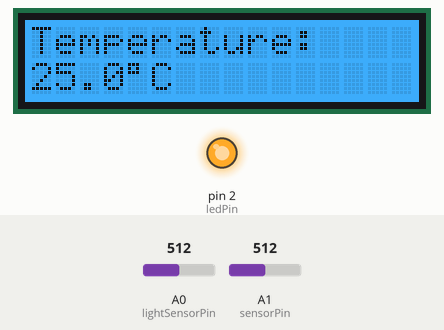
The sketch below on a simulated Arduino Uno, built with avr-gcc and run on an emulated ATmega328P. On the bench: 16×2 character LCD, output pins drawn as LEDs (lit = HIGH). The inputs (shaded band) are chosen by the test bench; at power-on: A1 (sensorPin) = 512, A0 (lightSensorPin) = 512. What the sketch prints to the serial monitor is not drawn.

Above: at 1.2 s.
1.3 s: A1 (sensorPin) set to 0
At 2.6 s:
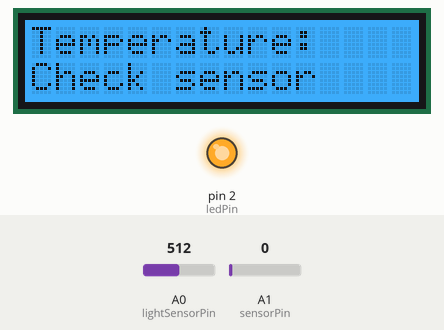
3.6 s: A1 (sensorPin) set to 110
At 4.9 s:
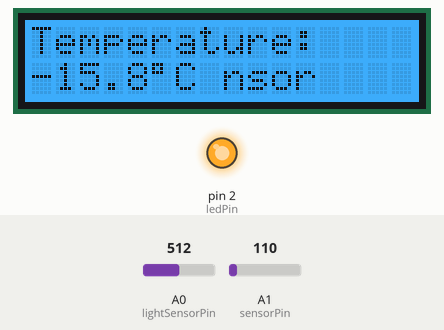
5.6 s: A1 (sensorPin) set to 221
At 6.7 s:
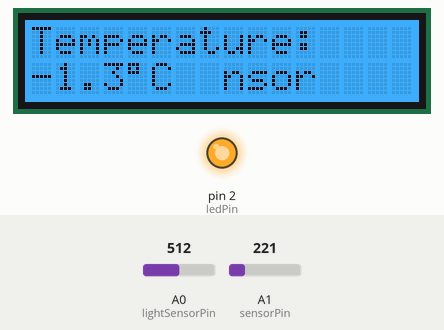
7.6 s: A1 (sensorPin) set to 252
At 9.4 s:
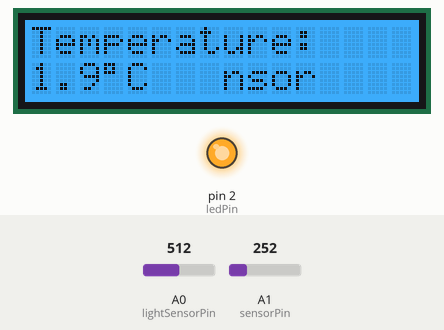
9.7 s: A0 (lightSensorPin) set to 104
11.4 s: A0 (lightSensorPin) set to 90
At 13.4 s:
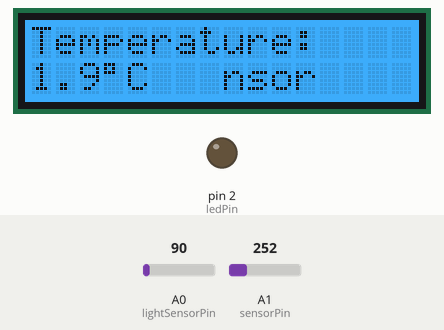
Timing chart, 0 to 14.7 s (numbered marks = the images above; inputs shaded):
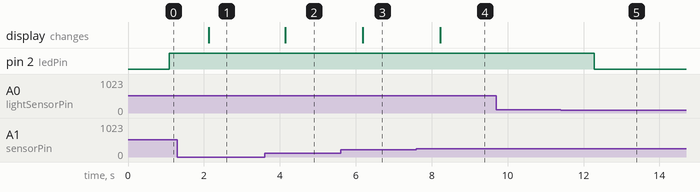

The sketch:

Blink.ino
```cpp
#include <Wire.h>
#include "rgb_lcd.h"
#include <math.h>

rgb_lcd lcd;

const int sensorPin = A1;
const int lightSensorPin = A0;
const int ledPin = 2;
const int lightThreshold = 100;

// Grove Temperature Sensor v1.3
const float BETA = 3975.0;
const float R0 = 10000.0;
const float T0 = 298.15; // 25 degrees Celsius in Kelvin

void setup() {
Serial.begin(9600);

lcd.begin(16, 2);
lcd.setRGB(0, 150, 255); // Blue backlight

lcd.setCursor(0, 0);
lcd.print("Temperature:");

pinMode(ledPin, OUTPUT);

}

void loop() {
int reading = analogRead(sensorPin);

// Avoid invalid readings
if (reading <= 0 || reading >= 1023) {
lcd.setCursor(0, 1);
lcd.print("Check sensor ");
delay(1000);
return;
}

// Convert analogue reading to thermistor resistance
float resistance = R0 * (1023.0 / reading - 1.0);

// Calculate temperature in Celsius
float temperatureK = 1.0 /
(1.0 / T0 + log(resistance / R0) / BETA);

float temperatureC = temperatureK - 273.15;

// Display temperature on LCD
lcd.setCursor(0, 1);
lcd.print(temperatureC, 1);
lcd.print((char)223); // Degree symbol
lcd.print("C ");

// Also show reading in Serial Monitor
Serial.print("Temperature: ");
Serial.print(temperatureC, 1);
Serial.println(" C");

delay(1000);
int lightValue = analogRead(lightSensorPin);

  Serial.print("Light sensor reading");
  Serial.println(lightValue);


  if (lightValue < lightThreshold ) {
    digitalWrite(ledPin, LOW); // turn LED off
    Serial.println("LED is on - Fridge Closed ");
  }
  else {
    digitalWrite(ledPin, HIGH);// turn LED on
    Serial.println("LED is off - Fridge Open ");
  }
  delay(10);
}
```

Measured:
- the behaviour switches between 100 and 99 on A0 (lightSensorPin) (found by bisection; images 4 and 5)
- after the input at 1.3 s, the display: changes after 0.83 s (image 1)
- after the input at 3.6 s, the display: changes after 0.55 s (image 2)
- after the input at 5.6 s, the display: changes after 0.59 s (image 3)
- after the input at 7.6 s, the display: changes after 0.62 s (image 4)
- after the input at 9.7 s, every drawn part: stays the same
- after the input at 11.4 s, pin 2 (ledPin): HIGH → LOW after 0.88 s
